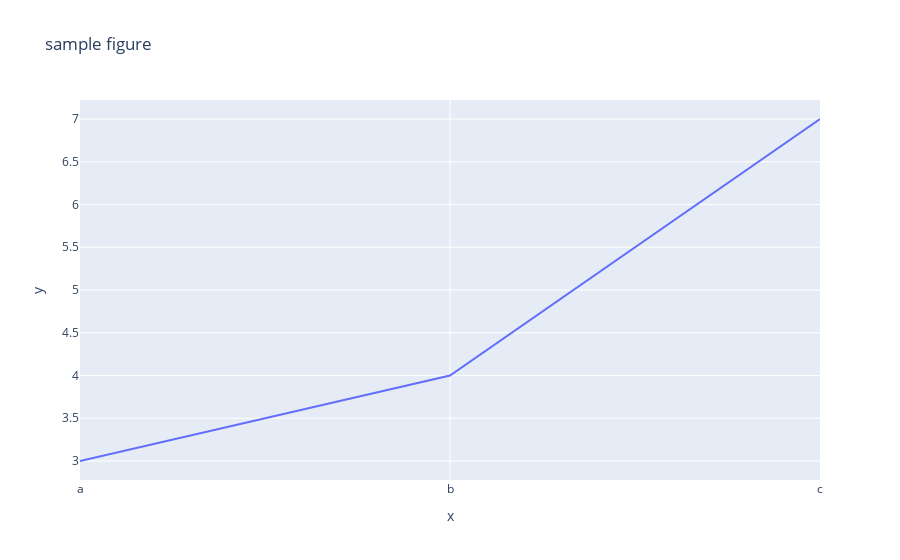

Source (notebook cell):
### Markdown cell above
## First Plotly plot

We will be using Plotly Express which is an easy-to-use, high-level interface to Plotly, which operates on a variety of types of data and produces easy-to-style figures.

More on Plotly Express: https://plotly.com/python/plotly-express/

### Code cell
import plotly.express as px


fig = px.line(x=["a","b","c"], y=[3,4,7], title="sample figure")
print(fig) # to display the figure in the notebook
fig.show() # we call show to display the figure

### Figure 1 — Plotly figure (JSON) as saved in the notebook; plotly's stock layout.template omitted (floating-point values rounded to 4 significant figures)
{"data": [{"hovertemplate": "x=%{x}<br>y=%{y}<extra></extra>", "legendgroup": "", "line": {"color": "#636efa", "dash": "solid"}, "marker": {"symbol": "circle"}, "mode": "lines", "name": "", "orientation": "v", "showlegend": false, "type": "scatter", "x": ["a", "b", "c"], "xaxis": "x", "y": [3, 4, 7], "yaxis": "y"}], "layout": {"autosize": true, "legend": {"tracegroupgap": 0}, "title": {"text": "sample figure"}, "xaxis": {"anchor": "y", "autorange": true, "domain": [0, 1], "range": [0, 2], "title": {"text": "x"}, "type": "category"}, "yaxis": {"anchor": "x", "autorange": true, "domain": [0, 1], "range": [2.778, 7.222], "title": {"text": "y"}, "type": "linear"}}}
